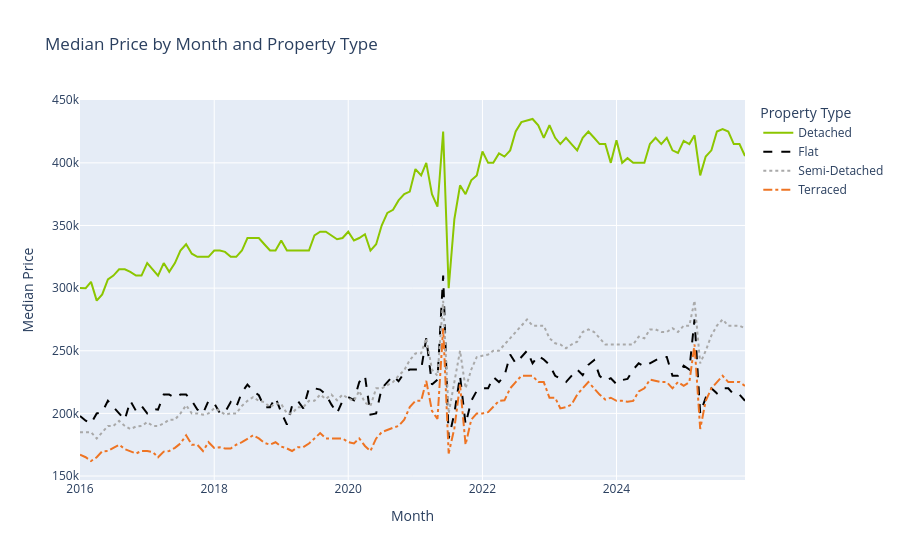

The notebook cell saved with this chart:
### Markdown cell above
## Add visualisation over the analytics

Finally we convert the Gold `average_price_by_month_and_property_type` view to a Polars dataframe so we can visualise the data on a line chart using the Plotly Express charting package.

### Code cell
import plotly.express as px

fig = px.line(
    db.sql("FROM gold.average_price_by_month_and_property_type").pl(),
    x="month_of_sale",
    y="median_price",
    color="property_type",
    line_dash="property_type",
    color_discrete_sequence=["#8CC600", "black", "darkgrey", "#EE7423"],
    line_dash_sequence=["solid", "dash", "dot", "dashdot"],
    title="Median Price by Month and Property Type"
)

fig.update_layout(
    xaxis_title="Month",
    yaxis_title="Median Price",
    legend_title="Property Type",
)

fig.show()
